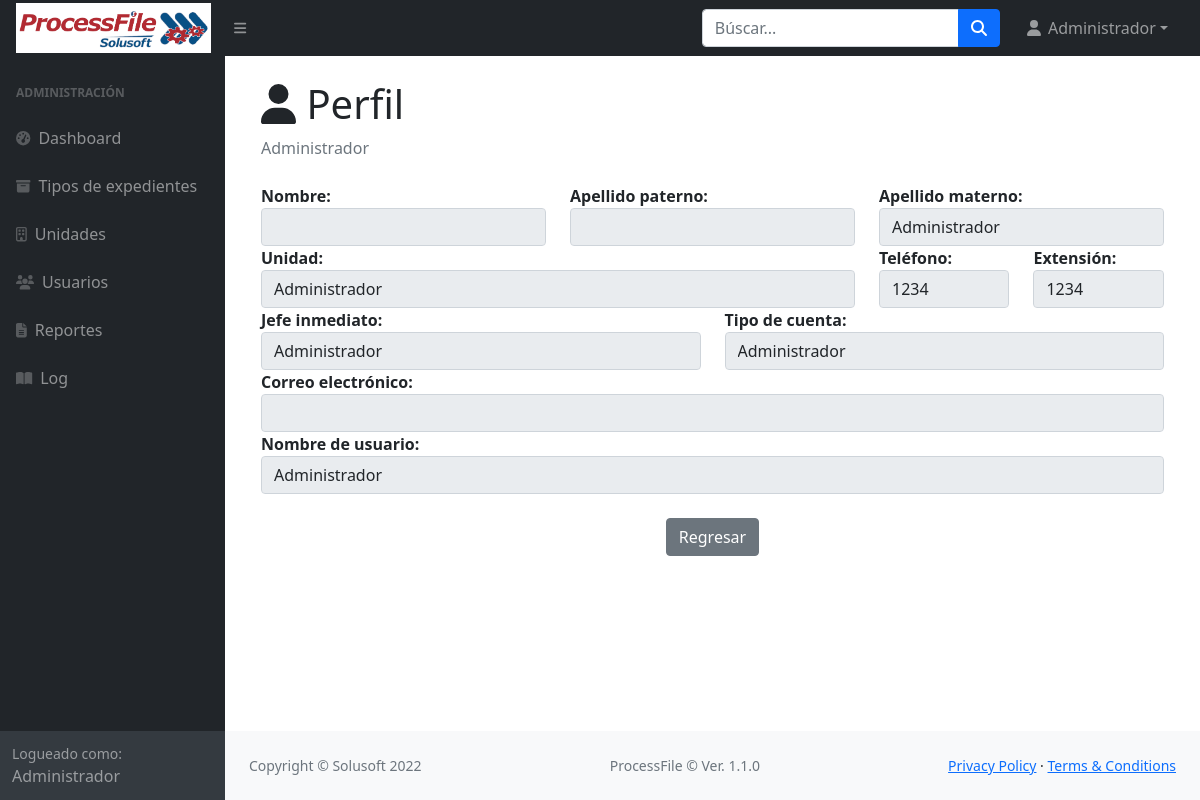
The page /usuarios/perfil (signed in) on the database its author committed.
### usuarios/models.py (models this page shows)
class PerfilUser(User):
    amaterno=models.CharField(u'Materno', max_length=25)
    telefono=models.CharField(u'Teléfono', max_length=25)
    extension=models.CharField(u'Extensión', max_length=25)
    rol = models.ForeignKey(Rol, related_name='Rol', blank=False, null=True, on_delete=models.CASCADE)
    jefe_inmediato = models.ForeignKey(User, related_name='Jefe_inmediato', blank=True, null=True, on_delete=models.CASCADE)
    unidad_user = models.ForeignKey(Unidad, related_name='Unidad_user', blank=False, null=True, on_delete=models.CASCADE)
    transferido = models.BooleanField(verbose_name=('Transferido'), default=False)
    deputy = models.BooleanField(verbose_name=('Deputy'), default=False)
    es_deputy = models.BooleanField(verbose_name=('Es_deputy'), default=False)
    usuario_deputy = models.ForeignKey(User, related_name='user_deputy', blank=True, null=True, on_delete=models.CASCADE)

### rol/models.py (models this page shows)
class Rol(models.Model):
    nombre = models.CharField(u'Nombre', max_length=245)
    descripcion = models.CharField(u'Descripción', max_length=245, null=True)
    def __str__(self):
            return self.nombre

### unidad/models.py (models this page shows)
class Unidad(models.Model):
    nombre = models.CharField(u'Nombre', max_length=245)
    siglas = models.CharField(u'Siglas', max_length=3, default='')
    descripcion = models.CharField(u'Descripción', max_length=245, null=True)
    jefe_unidad = models.ForeignKey(User, related_name='Jefe_unidad', blank=True, null=True, on_delete=models.CASCADE)
    activo = models.BooleanField(verbose_name=('Activo'), default=True)
    class Meta:
        unique_together = ('nombre', 'siglas',)
    def __str__(self):
            return self.nombre

### usuarios/views.py (the view)
# urls.py: path('perfil', views.Perfil, name = "perfil"),
def Perfil(request):
    user_log = PerfilUser.objects.get(pk=request.user.pk)
    usuario = PerfilUser.objects.get(pk=user_log.pk)
    return render(request, 'perfil.html', {'mensaje': 'Perfil','usuario': usuario,'user_log':user_log})

### usuarios/templates/perfil.html (shortened to what this page needs)
{% extends "new_plant.html" %}
{% block content %}
	<section class="main container">
		<h1 class="mt-4"><i class="fa fa-user"></i> {{mensaje}}</h1>
        <ol class="breadcrumb mb-4">
            <li class="breadcrumb-item active">{{usuario.first_name}} {{usuario.last_name}} {{usuario.amaterno}}</li>
        </ol>
			<form method="POST">
					<div class="row">
						<div class="col-md-4">
							<strong>Nombre:</strong>
							<input type="text" class="form-control" id="first_name" name="first_name" value="{{usuario.first_name}}" readonly/>
						</div>
						<div class="col-md-4">
							<strong>Apellido paterno:</strong>
							<input type="text" class="form-control" id="last_name" name="last_name" value="{{usuario.last_name}}" readonly/>
						</div>
						<div class="col-md-4">
							<strong>Apellido materno:</strong>
							<input type="text" class="form-control" id="amaterno" name="amaterno" value="{{usuario.amaterno}}" readonly/>
						</div>
					</div>
					<div class="row">
						<div class="col-md-8">
							<strong>Unidad:</strong>
                            <input type="text" class="form-control" id="unidad" name="unidad" value="{{usuario.unidad_user}}" readonly/>
						</div>
						<div class="col-md-2">
							<strong>Teléfono:</strong>
							<input type="text" class="form-control" id="telefono" name="telefono" value="{{usuario.telefono}}" readonly/>
						</div>
						<div class="col-md-2">
							<strong>Extensión:</strong>
							<input type="text" class="form-control" id="extension" name="extension" value="{{usuario.extension}}" readonly/>
						</div>
					</div>
					<div class="row">
						<div class="col-md-6">
							<strong>Jefe inmediato:</strong>
                            <input type="text" class="form-control" id="jefe_inmediato" name="jefe_inmediato" value="{{usuario.jefe_inmediato}}" readonly/>
						</div>
						<div class="col-md-6">
							<strong>Tipo de cuenta:</strong>
                            <input type="text" class="form-control" id="rol" name="rol" value="{{usuario.rol}}" readonly/>
						</div>
					</div>
					<div class="row">
						<div class="col-md-12">
							<strong>Correo electrónico:</strong>
							<input type="email" class="form-control" id="email" name="email" value="{{usuario.email}}" readonly/>
						</div>
					</div>
					<div class="row">
						<div class="col-md-12">
							<strong>Nombre de usuario:</strong>
							<input type="text" class="form-control" id="username" name="username" value="{{usuario.username}}" readonly/>
						</div>
					</div>
                    <br>
                    <p align="center">
					    <a href = "/principal/" type="button" class="btn btn-secondary">Regresar</a>
                    </p>
			</form>
	</section>
{% endblock %}

### unidad/templates/new_plant.html (shortened to what this page needs)
{% load static %}
<!DOCTYPE html>
<html lang="en">
    <head>
        <link href="https://cdn.jsdelivr.net/npm/simple-datatables@latest/dist/style.css" rel="stylesheet" />
        <link rel="stylesheet" type="text/css" href="{% static 'css/styles.css' %}">
    </head>
    <body class="sb-nav-fixed">
        <nav class="sb-topnav navbar navbar-expand navbar-dark bg-dark">
            <a class="navbar-brand ps-3" href="/principal/"><img src="{% static "imagenes/ProcessFile.png" %}" height="50" width="195" alt="ProcessFile" class="logo"></a>
            <button class="btn btn-link btn-sm order-1 order-lg-0 me-4 me-lg-0" id="sidebarToggle" href="#!"><i class="fas fa-bars"></i></button>
            <form class="d-none d-md-inline-block form-inline ms-auto me-0 me-md-3 my-2 my-md-0">
                <div class="input-group">
                    <input class="form-control" type="text" placeholder="Búscar..." aria-label="Buscar..." aria-describedby="btnNavbarSearch" />
                    <button class="btn btn-primary" id="btnNavbarSearch" type="button"><i class="fas fa-search"></i></button>
                </div>
            </form>
            <ul class="navbar-nav ms-auto ms-md-0 me-3 me-lg-4">
                <li class="nav-item dropdown">
                    <a class="nav-link dropdown-toggle" id="navbarDropdown" href="#" role="button" data-bs-toggle="dropdown" aria-expanded="false"><i class="fas fa-user fa-fw"></i> {{user_log.first_name}} {{user_log.lastname}} {{user_log.amaterno}}</a>
                </li>
            </ul>
        </nav>
        <div id="layoutSidenav">
            <div id="layoutSidenav_nav">
                <nav class="sb-sidenav accordion sb-sidenav-dark" id="sidenavAccordion">
                    <div class="sb-sidenav-menu">
                        <div class="nav">
                            {% if user_log.rol.nombre == "Administrador" %}
                                <div class="sb-sidenav-menu-heading">Administración</div>
                                <a class="nav-link" href="/principal/">
                                    <div class="sb-nav-link-icon"><i class="fas fa-tachometer-alt"></i></div>
                                    Dashboard
                                </a>
                                <a class="nav-link" href="/tipos_expedientes/">
                                    <div class="sb-nav-link-icon"><i class="fas fa-archive"></i></div>
                                    Tipos de expedientes
                                </a>
                                <a class="nav-link" href="/unidad/">
                                    <div class="sb-nav-link-icon"><i class="far fa-building"></i></div>
                                    Unidades
                                </a>
                                <a class="nav-link" href="/usuarios/">
                                    <div class="sb-nav-link-icon"><i class="fa fa-users"></i></div>
                                    Usuarios
                                </a>
                                <a class="nav-link" href="/reportes_menu">
                                    <div class="sb-nav-link-icon"><i class="fas fa-file-alt"></i></div>
                                    Reportes
                                </a>
                                <a class="nav-link" href="/expedientes/log_administrador">
                                    <div class="sb-nav-link-icon"><i class="fas fa-book-open"></i></div>
                                    Log
                                </a>
                            {% endif %}
                        </div>
                    </div>
                    <div class="sb-sidenav-footer">
                        <div class="small">Logueado como:</div>
                        {{ user_log.rol.nombre }}
                    </div>
                </nav>
            </div>
            <div id="layoutSidenav_content">
                <main>
                    <div class="container-fluid px-4">
                        {% block content %}
                        {% endblock %}
                    </div>
                </main>
                <footer class="py-4 bg-light mt-auto">
                    <div class="container-fluid px-4">
                        <div class="d-flex align-items-center justify-content-between small">
                            <div class="text-muted">Copyright &copy; Solusoft 2022</div>
                            <div class="text-muted">ProcessFile &copy; Ver. 1.1.0</div>
                            <div>
                                <a href="/privacidad">Privacy Policy</a>
                                &middot;
                                <a href="/terminos">Terms &amp; Conditions</a>
                            </div>
                        </div>
                    </div>
                </footer>
            </div>
        </div>
    </body>
</html>

### rows shown on the page
PerfilUser: amaterno "Administrador", rol.nombre "Administrador", unidad "Administrador", telefono "1234", extension "1234", jefe_inmediato "Administrador", rol "Administrador"

### other values the page prints
{{ mensaje }} "Perfil"
